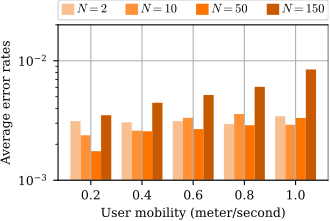

Write Python code to recreate this figure.
import os
import pandas as pd
import numpy as np
import matplotlib.pyplot as plt
from sim_src.util import GET_LOG_PATH_FOR_SIM_SCRIPT

FONT_SIZE = 9
fig_width_px = 350
fig_height_px = 250
dpi = 100  # Typical screen DPI, adjust if necessary
fig_width_in = fig_width_px / dpi
fig_height_in = fig_height_px / dpi

plt.rc('font', family='serif')
plt.rc('mathtext', fontset='cm')
plt.rc('font', size=FONT_SIZE)  # Default font size
plt.rc('axes', titlesize=FONT_SIZE)  # Font size of the axes title
plt.rc('axes', labelsize=FONT_SIZE)  # Font size of the x and y labels
plt.rc('xtick', labelsize=FONT_SIZE)  # Font size of the tick labels
plt.rc('ytick', labelsize=FONT_SIZE)  # Font size of the tick labels
plt.rc('legend', fontsize=FONT_SIZE)  # Font size for legends


data_name_list = [r'$N=2$',r'$N=10$',r'$N=50$',r'$N=150$']
current_dir = os.path.dirname(os.path.abspath(__file__))

# Plot the data
fig, ax = plt.subplots(1,1,)
axs = [ax]
fig.set_size_inches(fig_width_in, fig_height_in)  # 3.5 inches width, height adjusted to maintain aspect ratio

N_REPEAT = 100
# Plot settings
markers = ['o', 's', '^','+']  # Different markers for each line
linesty = [':', '-',(0, (3, 1, 1, 1)), (0, (5, 1)),'-','-','-']  # Different markers for each line
p_names = [r'a',r'b']
lines = []
labels = []
colors = ["#F8BF91","#FF9137","#FF7300","#C75A00","#723300"]
bar_fill_patterns = ['///', '\\\\\\', '|||', '---']

cell_size_list = [10]
bars = []

for a in [0]:
    nit_list = [2,10,50,150]
    for tt in range(len(nit_list)):
        nit = nit_list[tt]
        t = "mmw"
        datas = np.zeros((100,11))
        ratios = np.zeros((100,11))
        for ss in range(11):
            fname = "online"+"-"+t+"-"+str(ss)+"-"+str(nit)+"-"+str(cell_size_list[a])+"-"+"75"
            data_file = os.path.join(current_dir, "sim_mmw_online_cmp_iterations","sim_mmw_online_cmp_iterations-2025-June-24-20-33-00-ail",fname)
            data = np.genfromtxt(data_file, delimiter=',')
            data = np.mean(data[:, 2:],axis=1)
            datas[:,ss] = data
            ratios[:,ss] = datas[:,ss]/datas[:,0]
        index = np.arange(5)*2
        bar_width = 0.4
        b = axs[a].bar(index + tt * bar_width - (len(data_name_list)-1)*bar_width/2., np.mean(datas,axis=0)[2:11:2], bar_width, label=str(nit),color=colors[tt%4])
        bars.append(b)
    axs[a].set_position([0.2, 0.2+a*0.4, 0.775, 0.625])
    # Add labels and title
    # axs.text(0.75, 0.1, p_names[a], transform=axs[a].transAxes, fontsize=FONT_SIZE)
    axs[a].grid(True)
    axs[a].set_ylabel(r'Average error rates')

axs[0].set_xlabel(r'User mobility (meter/second)')

# # uu = 5*20
# # ll = 15*20
# axs[0].set_xlim(5*20, 15*20)
# axs[1].set_xlim(5*20, 15*20)
#
# # axs[1].set_xlim(uu, ll)
# # # axs[2].set_xlim(uu, ll)
# axs[a].set_xlim(-0.2, 2)
axs[0].set_xticks(np.arange(5)*2)
axs[0].set_xticklabels(["0.2","0.4","0.6","0.8","1.0"])
from matplotlib.ticker import FormatStrFormatter
# axs[0].xaxis.set_major_formatter(FormatStrFormatter('%.1f'))

# axs[1].set_xlim(9, 18)
# axs[1].set_xticks([9,12,15,18])
axs[0].set_ylim(1e-3, 2e-2)
# axs[0].set_yticks([0.8,0.9,1])
# axs[1].set_ylim(0, 1)
# axs[1].set_yticks([0.,0.5,1])
#
#
# axs[0].tick_params(axis='x',direction='in')
# axs[0].tick_params(axis='y',direction='in')
# axs[1].tick_params(axis='x',direction='in')
# axs[1].tick_params(axis='y',direction='in')

axs[0].set_yscale('log')
# axs[1].set_yscale('log')

# Add a legend
leg = fig.legend(bars[0:len(data_name_list)], data_name_list ,fontsize=FONT_SIZE, loc='lower left', bbox_to_anchor=(0.2, 0.845, 0.775, 0.3), mode="expand",ncol = 4 ,borderaxespad=0.,handlelength=1, handleheight= 1, handletextpad=0.2, 
 # frameon=True,          # draw a frame
# fancybox=False,        # <-- square corners (like MATLAB)
# edgecolor='black',     # black  frame edge
# facecolor='white',     # white background
framealpha=1,          # fully opaque
borderpad=0.3,         # tight inner padding (font-size units)
labelspacing=0.2,      # tight vertical space between rows
)   
leg.get_frame().set_linewidth(0.8)  # MATLAB-thin border
# axs[0].legend(fontsize=8, loc='lower left', bbox_to_anchor=(0, 1.02, 5,0.1), ncol=3,borderaxespad=0.)
# plt.subplots_adjust(left=0.175, right=0.95,bottom=0.175,top=0.95)


# Save the figure as a PDF
output_path = os.path.join(current_dir, os.path.splitext(os.path.basename(__file__))[0]) + '.pdf'

fig.savefig(output_path, format='pdf', bbox_inches='tight', pad_inches=0.)

# Display the plot
plt.show()
